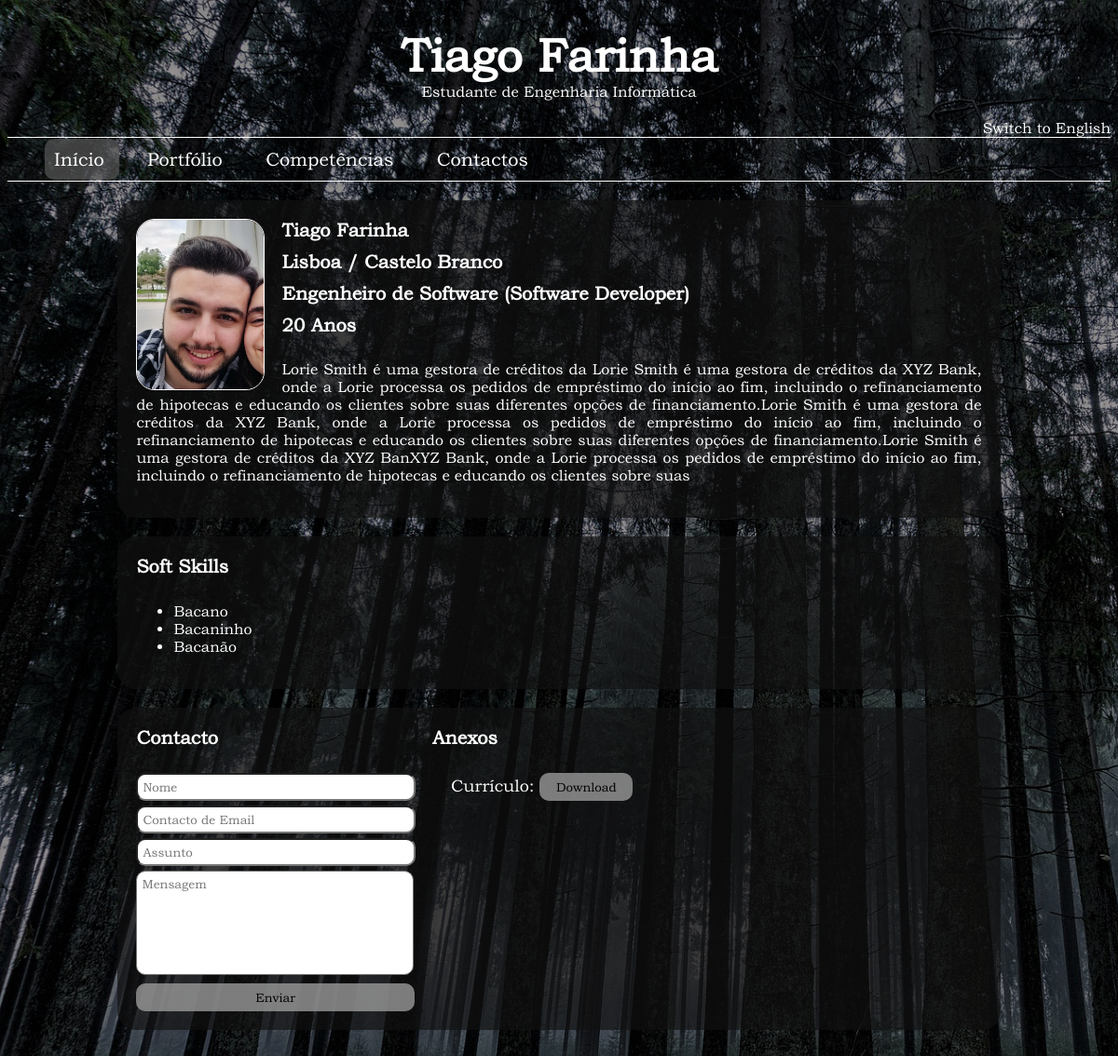
The page / on the database its author committed.
### main_app/models.py (models this page shows, shortened)
class Profile(models.Model):
    name = models.CharField(max_length=100)
    address = models.CharField(max_length=200)
    job_interest = models.CharField(max_length=200)
    birthday = models.DateField()
    biography = models.TextField()
    profile_pic = models.ImageField(upload_to="./main_app/media")

class SocialSkill(models.Model):
    skill = models.CharField(max_length=50)
    profile = models.ForeignKey(Profile, on_delete=models.CASCADE)

class File(models.Model):
    name = models.CharField(max_length=100)
    label = models.CharField(max_length=100)
    file = models.FileField(upload_to="./main_app/files")

### main_app/views.py (the view)
# urls.py: path('', views.index, name='home_view'),
def index(request):
    check_language(request)
    profile = Profile.objects.get(pk=1)
    birth = date(profile.birthday.year, profile.birthday.month, profile.birthday.day)
    age = relativedelta(date.today(), birth).years
    info = {"profile": profile,
            "age": age,
            "active": "home",
            "files": File.objects.all(),
            }
    info = {**info, **LanguageUtils.get_base_words(request)}
    return render(request, "IndexPage.html", info)

### main_app/views.py (called while the page is built)
def check_language(request):
    try:
        request.session['lang']
    except KeyError:
        request.session['lang'] = 'pt'

### templates/IndexPage.html (shortened to what this page needs)
{% extends "DefaultPage.html" %}
{% load staticfiles %}
{% block content %}
    <section class="profile_style">
        <picture class="profile_pic">
            <img src="{{ profile.profile_pic.url }}" alt="Foto de Perfil">
        </picture>
        <section class="informations">
            <h3> {{ profile.name }}</h3>
            <h3> {{ profile.address }}</h3>
            <h3> {{ profile.job_interest }}</h3>
            <h3> {{ age }} Anos </h3>
        </section>
        <p class="description"> {{ profile.biography }} </p>
    </section>
    <section class="social_skills">
        <h4> Soft Skills </h4>
        <ul>
            {% for skill in profile.socialskill_set.all %}
                <li> {{ skill.skill }} </li>
            {% endfor %}
        </ul>
    </section>
    <section class="contact_and_files">
        <div class="send_message_style">
            <h4> {{ contact }} </h4>
            <form action="{% url 'send_email_view' %}" method="post">{% csrf_token %}
                <input type="text" placeholder="{{ name }}" name="name">
                <input type="email" placeholder="{{ contact_email }}" name="email">
                <input type="text" placeholder="{{ subject }}" name="subject">
                <textarea class="message_box" name="message" rows="10" cols="30" placeholder="{{ message }}"></textarea>
                <input type="submit" value="{{ send }}">
            </form>
        </div>
        <div class="anexos">
            <h4> {{ attachments }} </h4>
            {% for file in files %}
                <label> {{ file.label }}: </label>
                <a href="{{ file.file.url }}" download="{{ file.label }}_Tiago_Farinha">
                    <button class="downbutt"> Download</button>
                </a>
            {% endfor %}
        </div>
    </section>
{% endblock content %}

### main_app/static/style.css (style rules this page uses)
body { background: url("images/back2_1.jpg") no-repeat fixed; background-size: cover; color: white; font-family: "Bookman Old Style"; padding-bottom: 100px; }
.profile_style { background-color: #111111aa; border-radius: 20px; overflow: auto; padding: 20px; margin-bottom: 20px; }
.profile_pic { float: left; width: 15%; margin-right: 20px; }
.profile_pic img { border-radius: 20px; border: solid white 1px; width: 100%; }
.informations { overflow: hidden; }
.informations h3 { font-size: 20px; margin: 0 0 10px 0; }
.description { text-align: justify; }
.social_skills { background-color: #111111aa; border-radius: 20px; overflow: auto; padding: 20px; margin-bottom: 20px; }
.social_skills h4 { margin-top: 0; font-size: 20px; }
.contact_and_files { background-color: #111111aa; border-radius: 20px; overflow: auto; padding: 20px; }
.contact_and_files h4 { margin-top: 0; font-size: 20px; }
.send_message_style { width: 35%; float: left; }
.send_message_style input { width: 90%; }
.send_message_style input[type=text], input[type=email] { margin-bottom: 5px; border-radius: 10px; font-family: "Bookman Old Style"; padding: 5px; }
.message_box { font-family: "Bookman Old Style"; margin-bottom: 5px; height: 100px; resize: none; width: 90%; border-radius: 10px; padding: 5px; }
.send_message_style input[type=submit] { width: 94%; height: 30px; border-radius: 10px; font-family: "Bookman Old Style"; background-color: #999999cc; border-color: transparent; }
.anexos { overflow: hidden; margin: auto; }
.downbutt { border-radius: 10px; font-family: "Bookman Old Style"; background-color: #999999cc; border-color: transparent; height: 30px; width: 100px; }
.anexos label { margin-left: 20px; font-size: 18px; }

### rows shown on the page
Profile: profile_pic (placeholder picture), name "Tiago Farinha", address "Lisboa / Castelo Branco", job_interest "Engenheiro de Software (Software Developer)", biography "Lorie Smith é uma gestora de créditos da Lorie Smith é uma gestora de créditos da XYZ Bank, onde a Lorie processa os pedidos de empréstimo do início ao fim, incluindo o refinanciamento de hipotecas e educando os clientes sobre suas diferentes opções de financiamento.Lorie Smith é uma gestora de créditos da XYZ Bank, onde a Lorie processa os pedidos de empréstimo do início ao fim, incluindo o refinanciamento de hipotecas e educando os clientes sobre suas diferentes opções de financiamento.Lorie Smith é uma gestora de créditos da XYZ BanXYZ Bank, onde a Lorie processa os pedidos de empréstimo do início ao fim, incluindo o refinanciamento de hipotecas e educando os clientes sobre suas"
SocialSkill: skill "Bacano"
SocialSkill: skill "Bacaninho"
SocialSkill: skill "Bacanão"
File: label "Currículo"

### other values the page prints
{{ curr_job }} "Estudante de Engenharia Informática"
{{ home }} "Início"
{{ portfolio }} "Portfólio"
{{ skills }} "Competências"
{{ contacts }} "Contactos"
{{ age }} "20"
{{ contact }} "Contacto"
{{ attachments }} "Anexos"
